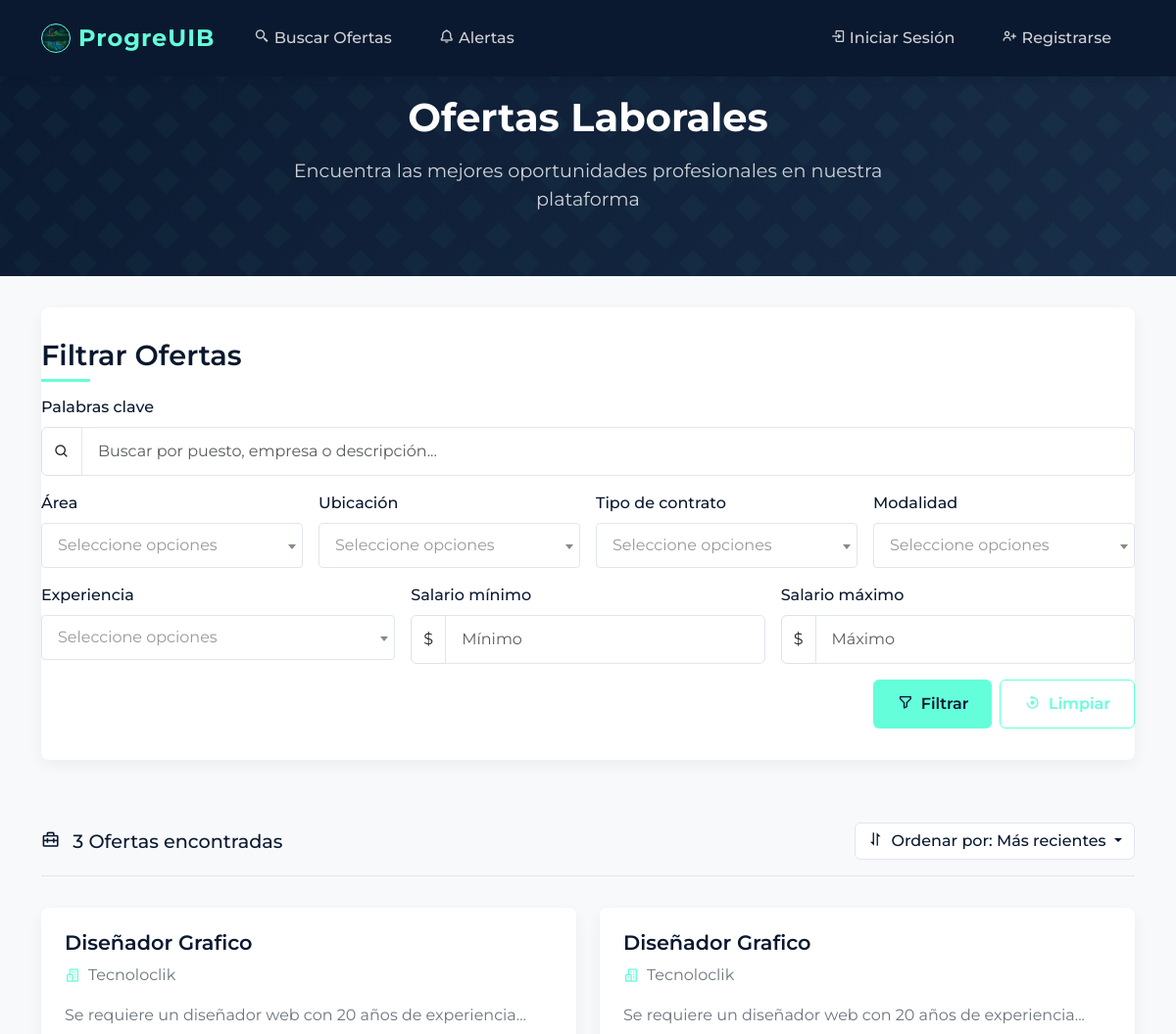
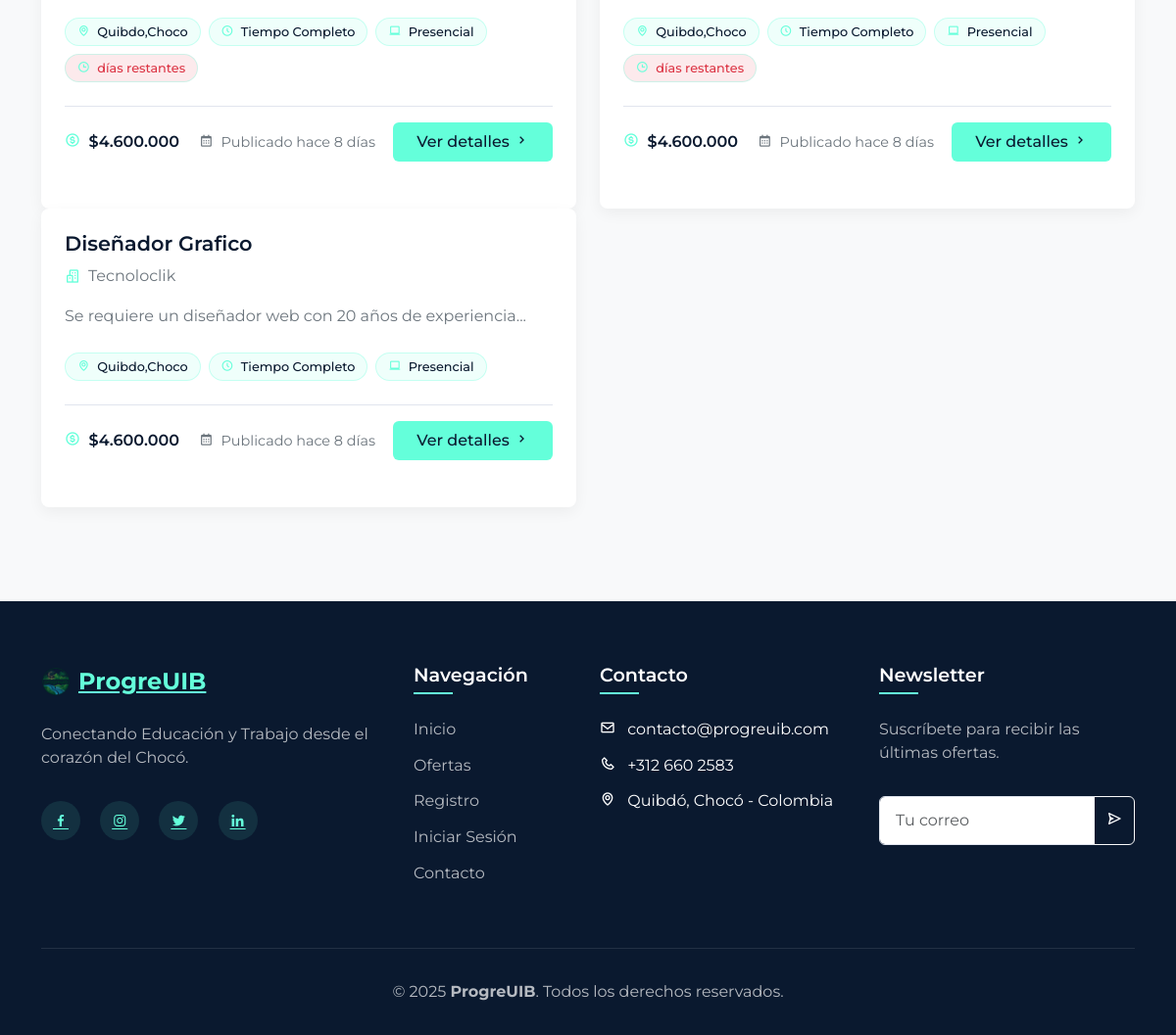
The app's page /ofertas/ofertas.php with its own data (2 pictures, top to bottom).
### tables this page shows
CREATE TABLE `ofertas` (
  `ID` int(11) NOT NULL,
  `Titulo` varchar(100) NOT NULL,
  `Descripcion` text NOT NULL,
  `Requisitos` text DEFAULT NULL,
  `Area` varchar(100) NOT NULL,
  `Empresa_id` int(11) NOT NULL,
  `Ubicacion` varchar(100) DEFAULT NULL,
  `Tipo_Contrato` varchar(50) DEFAULT NULL,
  `Salario` varchar(50) DEFAULT NULL,
  `Modalidad` enum('Presencial','Remoto','Híbrido') DEFAULT 'Presencial',
  `Experiencia` varchar(50) DEFAULT NULL,
  `Fecha_Publicacion` timestamp NOT NULL DEFAULT current_timestamp(),
  `Fecha_Expiracion` timestamp NULL DEFAULT NULL,
  `Estado` enum('Activa','Inactiva','Cerrada') DEFAULT 'Activa',
  `Vacantes` int(11) DEFAULT 1
);

CREATE TABLE `empresas` (
  `ID` int(11) NOT NULL,
  `Nombre` varchar(100) NOT NULL,
  `Descripcion` text DEFAULT NULL,
  `Correo` varchar(100) NOT NULL,
  `Password` varchar(255) NOT NULL,
  `Fecha_Registro` timestamp NOT NULL DEFAULT current_timestamp(),
  `Logo` varchar(255) DEFAULT NULL
);

### ofertas/ofertas.php (the view, shortened to what the rows shown need)
<?php
include('../conex.php');
$porPagina = 10;
$pagina = isset($_GET['pagina']) && is_numeric($_GET['pagina']) ? max(1, (int)$_GET['pagina']) : 1;
$inicio = ($pagina > 1) ? ($pagina * $porPagina - $porPagina) : 0;
$sql = "SELECT SQL_CALC_FOUND_ROWS o.*, e.Nombre AS empresa_nombre,
               e.Descripcion AS empresa_descripcion,
               DATEDIFF(o.Fecha_Expiracion, CURDATE()) AS dias_restantes
        FROM ofertas o
        JOIN empresas e ON o.Empresa_id = e.ID
        WHERE o.Estado = 'Activa'";
$params = [];
$types = '';
$sql .= " ORDER BY o.Fecha_Publicacion DESC LIMIT ?, ?";
$params[] = $inicio;
$types .= 'i';
$params[] = $porPagina;
$types .= 'i';
$stmt = $conexion->prepare($sql);
if ($types) {
    $stmt->bind_param($types, ...$params);
}
$stmt->execute();
$ofertas = $stmt->get_result();
?>
<!DOCTYPE html>
<html lang="es">
<head>
    <link href="https://cdn.jsdelivr.net/npm/bootstrap@5.3.3/dist/css/bootstrap.min.css" rel="stylesheet">
    <link href="https://cdnjs.cloudflare.com/ajax/libs/font-awesome/6.4.0/css/all.min.css" rel="stylesheet">
    <link href='https://unpkg.com/boxicons@2.1.4/css/boxicons.min.css' rel='stylesheet'>
    <link href="https://cdn.jsdelivr.net/npm/select2@4.1.0-rc.0/dist/css/select2.min.css" rel="stylesheet">
</head>
<body>
    <header class="page-header">
        <div class="container text-center">
            <h1 class="page-title">Ofertas Laborales</h1>
        </div>
    </header>
    <main class="container">
        <section class="filter-section">
            <h2 class="section-title">Filtrar Ofertas</h2>
        </section>
        <section class="results-section">
            <?php if ($ofertas->num_rows > 0): ?>
                <div class="row">
                    <?php while ($oferta = $ofertas->fetch_assoc()):
                        $diasPublicacion = floor((time() - strtotime($oferta['Fecha_Publicacion'])) / (60 * 60 * 24));
                    ?>
                        <div class="col-lg-6">
                            <div class="job-card card">
                                <div class="card-body">
                                    <h3 class="job-title"><?= htmlspecialchars($oferta['Titulo']) ?></h3>
                                    <div class="job-company">
                                        <i class='bx bx-buildings'></i> <?= htmlspecialchars($oferta['empresa_nombre']) ?>
                                    </div>
                                    <p class="job-description"><?= nl2br(htmlspecialchars(substr($oferta['Descripcion'], 0, 200))) ?>...</p>
                                    <div class="job-badges">
                                        <span class="job-badge">
                                            <i class='bx bx-map'></i> <?= htmlspecialchars($oferta['Ubicacion']) ?>
                                        </span>
                                        <span class="job-badge">
                                            <i class='bx bx-time-five'></i> <?= htmlspecialchars($oferta['Tipo_Contrato']) ?>
                                        </span>
                                        <span class="job-badge">
                                            <i class='bx bx-laptop'></i> <?= htmlspecialchars($oferta['Modalidad']) ?>
                                        </span>
                                        <?php if ($oferta['dias_restantes'] <= 5): ?>
                                            <span class="job-badge" style="background: <?= $oferta['dias_restantes'] <= 2 ? 'rgba(220, 53, 69, 0.1)' : 'rgba(255, 193, 7, 0.1)' ?>; color: <?= $oferta['dias_restantes'] <= 2 ? '#dc3545' : '#ffc107' ?>">
                                                <i class='bx bx-time'></i> <?= $oferta['dias_restantes'] == 1 ? 'Último día' : $oferta['dias_restantes'] . ' días restantes' ?>
                                            </span>
                                        <?php endif; ?>
                                    </div>
                                    <div class="job-footer">
                                        <div>
                                            <span class="job-salary">
                                                <i class='bx bx-dollar-circle'></i> <?= htmlspecialchars($oferta['Salario']) ?>
                                            </span>
                                            <span class="job-date ms-3">
                                                <i class='bx bx-calendar'></i> <?= $diasPublicacion < 1 ? 'Publicado hoy' : 'Publicado hace ' . $diasPublicacion . ' días' ?>
                                            </span>
                                        </div>
                                        <a href="detalle_oferta.php?id=<?= (int)$oferta['ID'] ?>" class="btn btn-details">
                                            Ver detalles <i class='bx bx-chevron-right'></i>
                                        </a>
                                    </div>
                                </div>
                            </div>
                        </div>
                    <?php endwhile; ?>
                </div>
            <?php endif; ?>
        </section>
    </main>
</body>
</html>

### records on screen
ofertas: Titulo "Diseñador Grafico", Empresa.Nombre "Tecnoloclik", Descripcion "Se requiere un diseñador web con 20 años de experiencia", Ubicacion "Quibdo,Choco", Tipo_Contrato "Tiempo Completo", Modalidad "Presencial", Salario "$4.600.000", Fecha_Publicacion "8"
ofertas: Titulo "Diseñador Grafico", Empresa.Nombre "Tecnoloclik", Descripcion "Se requiere un diseñador web con 20 años de experiencia", Ubicacion "Quibdo,Choco", Tipo_Contrato "Tiempo Completo", Modalidad "Presencial", Salario "$4.600.000", Fecha_Publicacion "8"
ofertas: Titulo "Diseñador Grafico", Empresa.Nombre "Tecnoloclik", Descripcion "Se requiere un diseñador web con 20 años de experiencia", Ubicacion "Quibdo,Choco", Tipo_Contrato "Tiempo Completo", Modalidad "Presencial", Salario "$4.600.000", Fecha_Publicacion "8"

### other values on screen
$totalOfertas "3"
